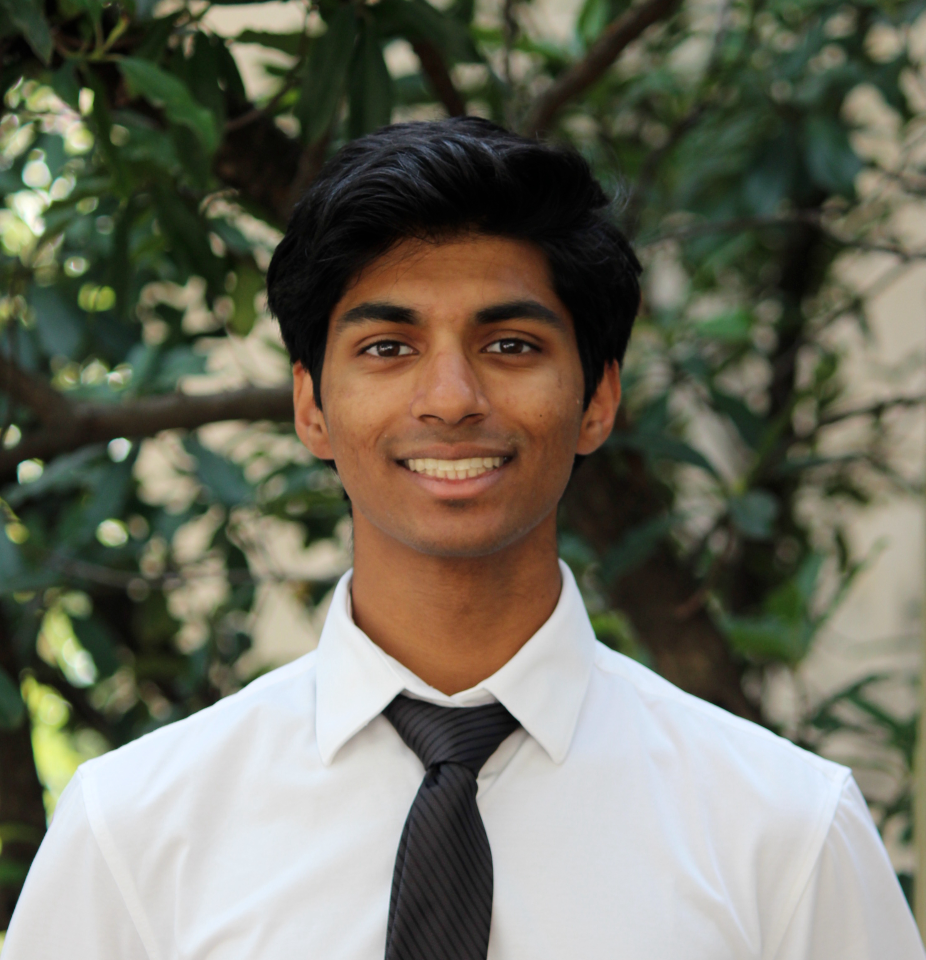
#> input picture assets/headshot-Bb8OUc5y.jpg, 1851 x 1920 px (shown at 1/2 size)
$ python trace-figure.py ../assets/headshot-Bb8OUc5y.jpg
#> lines starting #> are read from the running program, lines starting #| are printed output that depends on the picture; after the words box and inside, x2 and y2 are one past the last pixel; in counts of white or black regions, pixels touching at a corner belong together
#!/usr/bin/env python3
"""
trace-figure — turn a raster line drawing (PNG/JPG) into a Polywise pose.

    python3 tools/trace-figure.py art/croquis.png --name stand --preview

Most good croquis and editorial figure drawings are raster, not vector. This
reads one, finds the centre line of every stroke, and re-emits it as smooth
path data in the shared 60 x 100 rig — same output shape as the SVG importer,
so both roads end in the same place.

Steps: binarise (Otsu, auto-polarity) -> skeletonise -> walk the skeleton into
polylines at junctions -> prune spurs -> simplify (Ramer-Douglas-Peucker) ->
Catmull-Rom smoothing -> fit to the rig.
"""

import argparse
import os
import sys

import numpy as np
from PIL import Image
from skimage.filters import threshold_otsu
from skimage.morphology import skeletonize, remove_small_objects

NB = [(-1, -1), (-1, 0), (-1, 1), (0, -1), (0, 1), (1, -1), (1, 0), (1, 1)]


def load_binary(path, long_side=1400):
    im = Image.open(path).convert("L")
    scale = long_side / max(im.size)
    if scale < 1:
        im = im.resize((int(im.width * scale), int(im.height * scale)), Image.LANCZOS)
    a = np.asarray(im, dtype=float) / 255.0
    t = threshold_otsu(a)
    ink = a < t                       # assume dark ink on light paper
    if ink.mean() > 0.5:              # ...unless the drawing is light on dark
        ink = ~ink
    ink = remove_small_objects(ink, 24)
    return ink


def walk(skel):
    """Break a skeleton into polylines, splitting at junctions."""
    h, w = skel.shape
    pts = {(y, x) for y, x in zip(*np.nonzero(skel))}

    def nbrs(p):
        y, x = p
        return [(y + dy, x + dx) for dy, dx in NB if (y + dy, x + dx) in pts]

    deg = {p: len(nbrs(p)) for p in pts}
    nodes = {p for p in pts if deg[p] != 2}
    used = set()
    lines = []

    def trace(start, first):
        line = [start, first]
        used.add(frozenset((start, first)))
        cur, prev = first, start
        while deg.get(cur, 0) == 2:
            nxt = [n for n in nbrs(cur) if n != prev]
            if not nxt:
                break
            prev, cur = cur, nxt[0]
            edge = frozenset((prev, cur))
            if edge in used:
                break
            used.add(edge)
            line.append(cur)
        return line

    for n in nodes:
        for m in nbrs(n):
            if frozenset((n, m)) in used:
                continue
            lines.append(trace(n, m))

    # anything left is a closed loop with no endpoints
    for p in pts:
        if deg.get(p, 0) == 2 and not any(frozenset((p, m)) in used for m in nbrs(p)):
            line = trace(p, nbrs(p)[0])
            if len(line) > 6:
                lines.append(line + [line[0]])

    return [[(x, y) for y, x in ln] for ln in lines]


def rdp(pts, eps):
    if len(pts) < 3:
        return pts
    (ax, ay), (bx, by) = pts[0], pts[-1]
    dx, dy = bx - ax, by - ay
    den = (dx * dx + dy * dy) ** 0.5 or 1.0
    d = [abs(dy * px - dx * py + bx * ay - by * ax) / den for px, py in pts[1:-1]]
    if not d or max(d) <= eps:
        return [pts[0], pts[-1]]
    i = d.index(max(d)) + 1
    return rdp(pts[: i + 1], eps)[:-1] + rdp(pts[i:], eps)


def smooth(pts, closed=False):
    r = lambda n: round(n, 1)
    if len(pts) < 2:
        return ""
    get = lambda i: pts[max(0, min(i, len(pts) - 1))]
    d = f"M {r(pts[0][0])} {r(pts[0][1])}"
    for i in range(len(pts) - 1):
        p0, p1, p2, p3 = get(i - 1), get(i), get(i + 1), get(i + 2)
        c1 = (p1[0] + (p2[0] - p0[0]) / 6, p1[1] + (p2[1] - p0[1]) / 6)
        c2 = (p2[0] - (p3[0] - p1[0]) / 6, p2[1] - (p3[1] - p1[1]) / 6)
        d += f" C {r(c1[0])} {r(c1[1])}, {r(c2[0])} {r(c2[1])}, {r(p2[0])} {r(p2[1])}"
    return d + (" Z" if closed else "")


def main():
    ap = argparse.ArgumentParser()
    ap.add_argument("image")
    ap.add_argument("--name", default="imported")
    ap.add_argument("--height", type=float, default=92.0, help="figure height in the rig")
    ap.add_argument("--tol", type=float, default=0.35, help="simplification, rig units")
    ap.add_argument("--min-len", type=int, default=14, help="drop shorter fragments (px)")
    ap.add_argument("--preview", action="store_true")
    args = ap.parse_args()

    ink = load_binary(args.image)
#> in load_binary, `im = Image.open(path).convert("L")`:
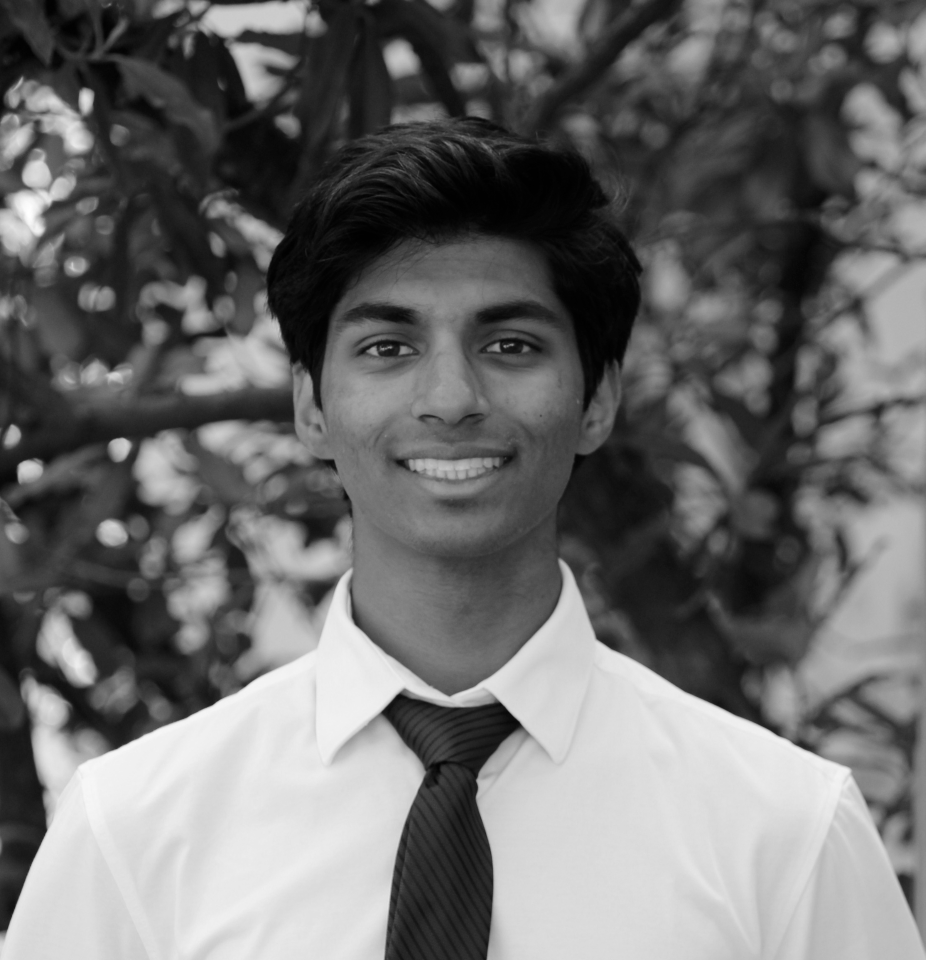
#> im: PIL image 1851x1920 L (shown at 1/2 size); min 0, max 255, mean 109.4
#> in load_binary, `t = threshold_otsu(a)`: t = 0.494
#> in load_binary, `ink = a < t`:
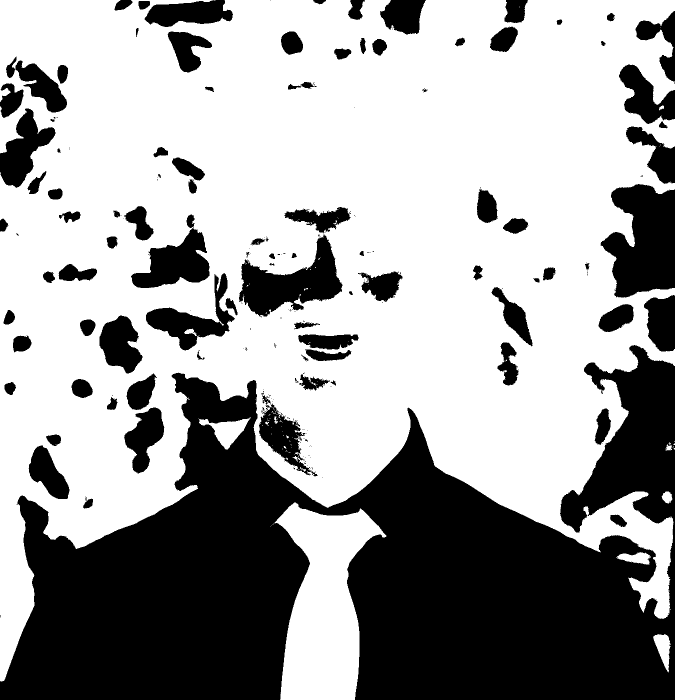
#> ink: shape (1400, 1349) bool (shown at 1/2 size); 62.5% white; 225 black regions (130 under 20 px), largest, box (x1, y1, x2, y2) and area: (0, 690, 1349, 1400) 520483, (1201, 368, 1349, 596) 23845, (478, 469, 685, 634) 15879
#> in load_binary, `ink = remove_small_objects(ink, 24)`: ink: shape (1400, 1349) bool; 37.5% white; 93 white regions, largest, box (x1, y1, x2, y2) and area: (0, 690, 1349, 1400) 520465, (1201, 368, 1349, 595) 23839, (478, 469, 685, 633) 15870
    skel = skeletonize(ink)
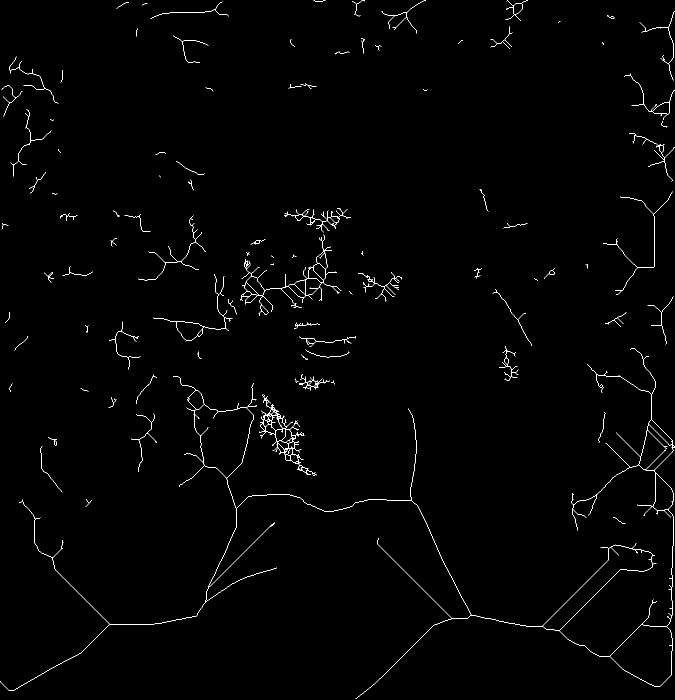
#> skel: shape (1400, 1349) bool (shown at 1/2 size); 0.85% white in thin lines or dots
    lines = [ln for ln in walk(skel) if len(ln) >= args.min_len]
#> in walk, `pts = {(y, x) for y, x in zip(*np.nonzero(skel))}`: pts = 16126 items
#> in walk, `nodes = {p for p in pts if deg[p] != 2}`: nodes = 2603 items
#> the loop in walk, `for n in nodes:` made 2603 passes
#> n on passes 24 to 26: (889, 553), (902, 572), (707, 396)
#> the loop in walk, `for p in pts:` made 16126 passes
#> p on passes 1 to 3: (514, 370), (729, 258), (1032, 67)
    if not lines:
        sys.exit("no strokes found — try a cleaner scan, or raise contrast")

    xs = [p[0] for ln in lines for p in ln]
    ys = [p[1] for ln in lines for p in ln]
    k = args.height / max(max(ys) - min(ys), 1)
    cx = (min(xs) + max(xs)) / 2
    ymax = max(ys)
    fit = lambda p: (30 + (p[0] - cx) * k, 96 - (ymax - p[1]) * k)

    paths = []
    for ln in lines:
        pts = [fit(p) for p in ln]
        closed = (pts[0][0] - pts[-1][0]) ** 2 + (pts[0][1] - pts[-1][1]) ** 2 < 0.4
        d = smooth(rdp(pts, args.tol), closed)
        if d:
            paths.append(d)

    os.makedirs("tools/out", exist_ok=True)
    tsx = (
        f'    case "{args.name}":\n      return {{\n        back: [],\n        front: [\n'
        + "\n".join(f'          {{ d: "{d}" }},' for d in paths)
        + "\n        ],\n        headNode: null,\n      };"
    )
    open(f"tools/out/{args.name}.tsx.txt", "w").write(tsx)
    print(f"{args.image} -> {len(paths)} strokes -> tools/out/{args.name}.tsx.txt")
#| ../assets/headshot-Bb8OUc5y.jpg -> 284 strokes -> tools/out/imported.tsx.txt

    if args.preview:
        body = "\n".join(f'    <path d="{d}"/>' for d in paths)
        svg = (
            '<svg xmlns="http://www.w3.org/2000/svg" viewBox="0 0 60 100" width="240" height="400">\n'
            '  <rect width="60" height="100" fill="#08080a"/>\n'
            '  <g fill="none" stroke="#efeae1" stroke-width="1.4" stroke-linecap="round" '
            'stroke-linejoin="round">\n' + body + "\n  </g>\n</svg>"
        )
        open(f"tools/out/{args.name}.preview.svg", "w").write(svg)
        print(f"preview -> tools/out/{args.name}.preview.svg")


if __name__ == "__main__":
    main()
